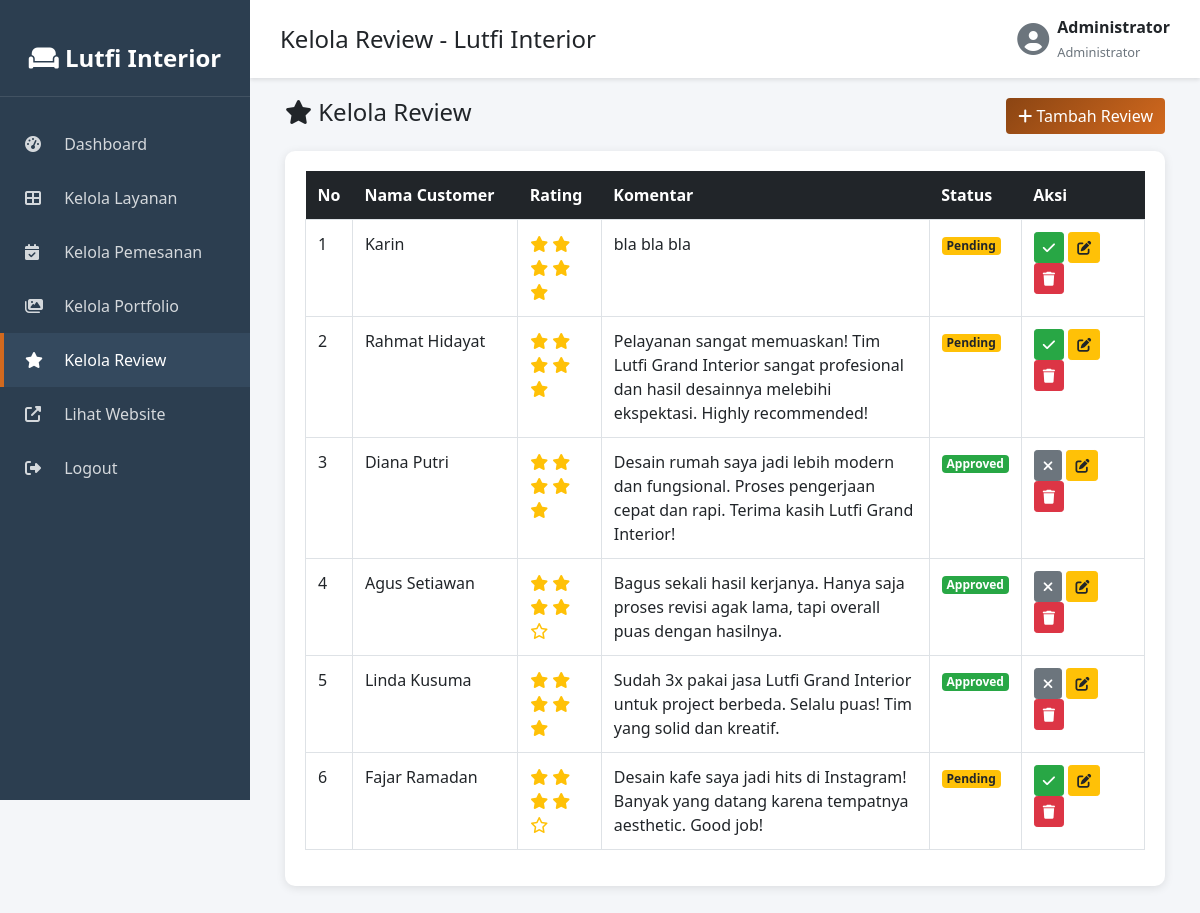
Screenshot of /public/review (signed in) with the database file from the repository.
### tables this page shows
CREATE TABLE `reviews` (
  `id` int NOT NULL,
  `customer_name` varchar(100) NOT NULL,
  `rating` int NOT NULL,
  `comment` text,
  `is_approved` tinyint(1) DEFAULT '0',
  `created_at` timestamp NULL DEFAULT CURRENT_TIMESTAMP
);

### app/core/Controller.php (called while the page is built, shortened)
<?php
    class Controller {
        public function view($view, $data = [])
        {
        require_once '../app/views/' . $view . '.php';
        }
        public function model($model)
        {
        return new $model;
        }
    }

### app/controllers/Review.php (called while the page is built, shortened)
<?php
class Review extends Controller {
    public function index()
    {
        $data['title'] = 'Kelola Review - Lutfi Interior';
        $data['reviews'] = $this->model('Review_model')->getAllReviews();
        $this->view('admin/review/index', $data);
    }
}

### app/core/App.php (called while the page is built, shortened)
<?php
class App
{
    protected $method = 'index';
    protected $params = [];
    public function __construct()
    {
        $this->controller = new $this->controller;
        call_user_func_array([$this->controller, $this->method], $this->params);
    }
}

### public/index.php (called while the page is built, shortened)
<?php
$app = new App;

### app/core/Database.php (called while the page is built, shortened)
<?php
class Database {
    private $host = DB_HOST;
    private $user = DB_USER;
    private $pass = DB_PASS;
    private $db_name = DB_NAME;
    private $dbh;
    private $stmt;
    public function __construct()
    {
        $dsn = 'mysql:host=' . $this->host . ';dbname=' . $this->db_name;
        $option = [
                PDO::ATTR_PERSISTENT => true,
                PDO::ATTR_ERRMODE => PDO::ERRMODE_EXCEPTION
        ];
        try {
            $this->dbh = new PDO($dsn, $this->user, $this->pass, $option);
        } catch(PDOException $e) {
            die($e->getMessage());
        }
    }
    public function query($query)
    {
        $this->stmt = $this->dbh->prepare($query);
    }
    public function execute()
    {
        $this->stmt->execute();
    }
    public function resultSet()
    {
        $this->execute();
        return $this->stmt->fetchAll(PDO::FETCH_ASSOC);
    }
}

### app/models/Review_model.php (called while the page is built, shortened)
<?php
class Review_model {
    private $table = 'reviews';
    private $db;
    public function __construct()
    {
        $this->db = new Database;
    }
    public function getAllReviews()
    {
        $this->db->query('SELECT * FROM ' . $this->table . ' ORDER BY created_at DESC');
        return $this->db->resultSet();
    }
}

### app/views/admin/review/index.php (the view, shortened to what this page needs)
<div class="container-fluid">
    <div class="row mb-3">
        <div class="col-md-6">
            <h4><i class="fas fa-star"></i> Kelola Review</h4>
        </div>
        <div class="col-md-6 text-right">
            <button class="btn btn-primary" data-toggle="modal" data-target="#modalTambah">
                <i class="fas fa-plus"></i> Tambah Review
            </button>
        </div>
    </div>
    <div class="card">
        <div class="card-body">
            <div class="table-responsive">
                <table class="table table-hover table-bordered">
                    <thead class="thead-dark">
                        <tr>
                            <th width="5%">No</th>
                            <th width="20%">Nama Customer</th>
                            <th width="10%">Rating</th>
                            <th width="40%">Komentar</th>
                            <th width="10%">Status</th>
                            <th width="15%">Aksi</th>
                        </tr>
                    </thead>
                    <tbody>
                        <?php if (!empty($data['reviews'])): ?>
                            <?php $no = 1; foreach ($data['reviews'] as $review): ?>
                                <tr>
                                    <td><?= $no++; ?></td>
                                    <td><?= $review['customer_name']; ?></td>
                                    <td>
                                        <?php for ($i = 1; $i <= 5; $i++): ?>
                                            <?php if ($i <= $review['rating']): ?>
                                                <i class="fas fa-star text-warning"></i>
                                            <?php else: ?>
                                                <i class="far fa-star text-warning"></i>
                                            <?php endif; ?>
                                        <?php endfor; ?>
                                    </td>
                                    <td><?= $review['comment']; ?></td>
                                    <td>
                                        <?php if ($review['is_approved'] == 1): ?>
                                            <span class="badge badge-success">Approved</span>
                                        <?php else: ?>
                                            <span class="badge badge-warning">Pending</span>
                                        <?php endif; ?>
                                    </td>
                                    <td>
                                        <?php if ($review['is_approved'] == 0): ?>
                                            <a href="<?= BASEURL; ?>/review/approve/<?= $review['id']; ?>"
                                               class="btn btn-success btn-sm"
                                               onclick="return confirm('Setujui review ini?')">
                                                <i class="fas fa-check"></i>
                                            </a>
                                        <?php else: ?>
                                            <a href="<?= BASEURL; ?>/review/unapprove/<?= $review['id']; ?>"
                                               class="btn btn-secondary btn-sm"
                                               onclick="return confirm('Batalkan persetujuan?')">
                                                <i class="fas fa-times"></i>
                                            </a>
                                        <?php endif; ?>
                                        <button class="btn btn-warning btn-sm tampilModalUbah"
                                                data-id="<?= $review['id']; ?>"
                                                data-toggle="modal" data-target="#modalUbah">
                                            <i class="fas fa-edit"></i>
                                        </button>
                                        <a href="<?= BASEURL; ?>/review/hapus/<?= $review['id']; ?>"
                                           class="btn btn-danger btn-sm"
                                           onclick="return confirm('Yakin ingin menghapus?')">
                                            <i class="fas fa-trash"></i>
                                        </a>
                                    </td>
                                </tr>
                            <?php endforeach; ?>
                        <?php else: ?>
                            <tr>
                                <td colspan="6" class="text-center">Belum ada data review</td>
                            </tr>
                        <?php endif; ?>
                    </tbody>
                </table>
            </div>
        </div>
    </div>
</div>

### app/views/templets/admin_header.php (style rules this page uses)
:root { --primary-color: #8B4513; --secondary-color: #D2691E; --sidebar-bg: #2c3e50; --sidebar-hover: #34495e; }
body { background-color: #f4f6f9; font-family: 'Segoe UI', Tahoma, Geneva, Verdana, sans-serif; }
.card { border: none; border-radius: 10px; box-shadow: 0 2px 10px rgba(0,0,0,0.1); margin-bottom: 20px; }
.btn-primary { background: linear-gradient(135deg, var(--primary-color), var(--secondary-color)); border: none; }
.table thead th { background-color: var(--primary-color); color: white; border: none; }

### rows the page displays
reviews: customer_name "Karin", rating 5 (drawn), comment "bla bla bla", is_approved "Pending"
reviews: customer_name "Rahmat Hidayat", rating 5 (drawn), comment "Pelayanan sangat memuaskan! Tim Lutfi Grand Interior sangat profesional dan hasil desainnya melebihi ekspektasi. Highly recommended!", is_approved "Pending"
reviews: customer_name "Diana Putri", rating 5 (drawn), comment "Desain rumah saya jadi lebih modern dan fungsional. Proses pengerjaan cepat dan rapi. Terima kasih Lutfi Grand Interior!", is_approved "Approved"
reviews: customer_name "Agus Setiawan", rating 4 (drawn), comment "Bagus sekali hasil kerjanya. Hanya saja proses revisi agak lama, tapi overall puas dengan hasilnya.", is_approved "Approved"
reviews: customer_name "Linda Kusuma", rating 5 (drawn), comment "Sudah 3x pakai jasa Lutfi Grand Interior untuk project berbeda. Selalu puas! Tim yang solid dan kreatif.", is_approved "Approved"
reviews: customer_name "Fajar Ramadan", rating 4 (drawn), comment "Desain kafe saya jadi hits di Instagram! Banyak yang datang karena tempatnya aesthetic. Good job!", is_approved "Pending"

### other values shown
$data['title'] "Kelola Review - Lutfi Interior"
$_SESSION['name'] "Administrator"
